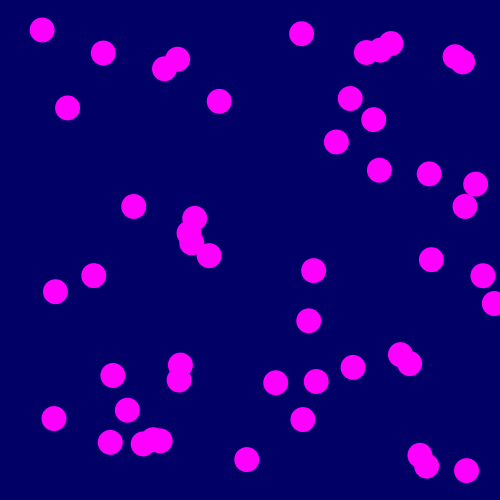
Frame 1 (no input)
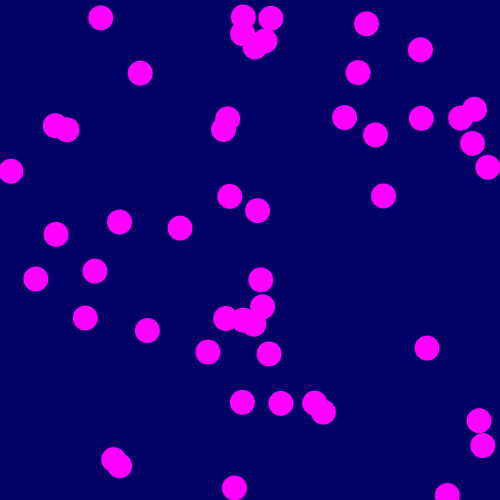
Frame 60 (the mouse pressed at the canvas centre just before this capture)
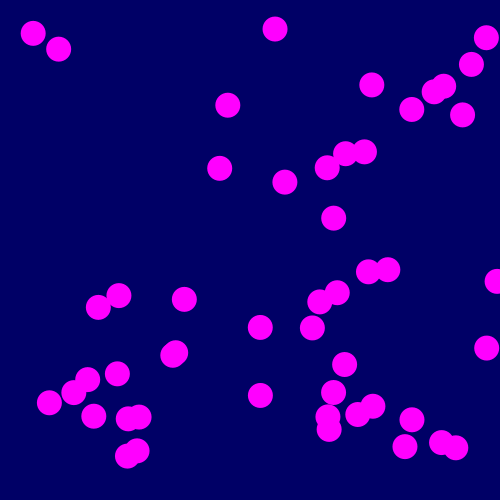
Frame 120 (the mouse held since frame 60 and released just before this capture)

The Processing sketch that drew these frames (run headless with seeded random() and noise(); from frame 60 on, the mouse is pressed at the canvas centre):

// Processing sketch: processing_33909
// ── processing_33909.pde

/*

Daniela Gill
08-13-11
lelagillny@mac.com
copyright 2011
Bootcamp/ Bouncing 50 balls  

*/

//first I have to create and int to declare how many balls...
int num_balls = 50;

//coordinates
float centerX [] = new float [num_balls];
float centerY [] = new float [num_balls];
//speed
float speedX [] = new float [num_balls];
float speedY [] = new float [num_balls];

 
 
void setup() {
  size(500, 500);
  for (int i = 0; i < num_balls; i++) {
    centerX[i] = random(15, 490);
    centerY[i] = random(15, 490);
 
    speedX[i] = random(15);
    speedY[i] = random(15);
  }
}
 
void draw() {
  background(#000066);
 
  for (int i = 0; i < num_balls; i++) {
    //now the ball's movement
    centerX [i] = centerX [i] + speedX [i];
    centerY [i] = centerY [i] + speedY [i];
 
    if (centerX [i] >= 490) {
      speedX [i] = speedX[i] * -1;
     
    }
    if (centerX [i] <=15) {
      speedX [i] = speedX[i] * -1;
     
    } 
    if (centerY [i] >= 490) {
      speedY [i] = speedY[i] * -1;
     
    }
    if (centerY [i] <=15) {
      speedY [i] = speedY[i] * -1;
     
    }
 
    noStroke();
    fill(#FF00FF);
    ellipse(centerX [i], centerY[i], 25, 25);
  }
}
